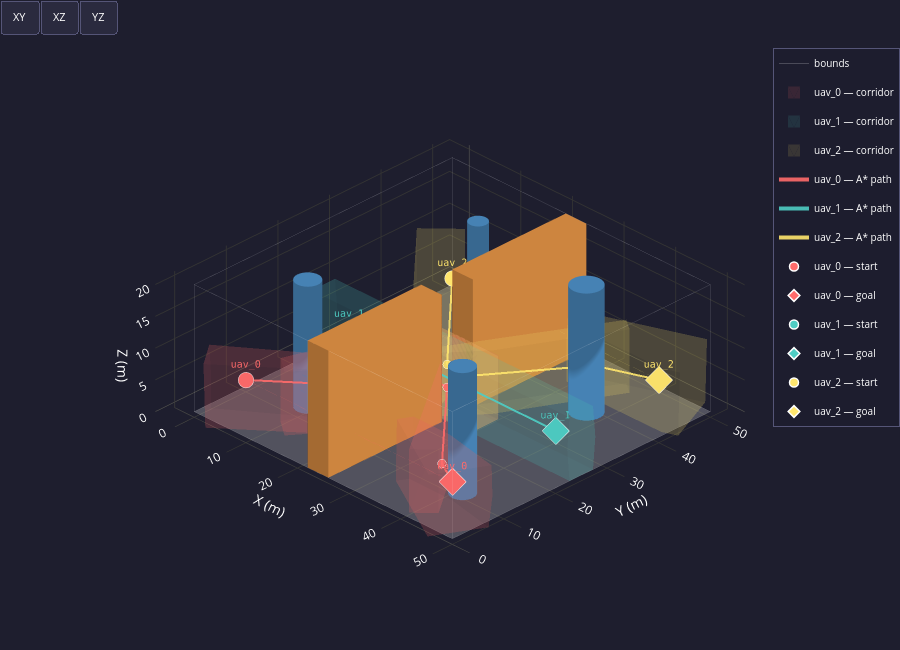

The cell this chart's notebook holds for it:
### Code cell
# ── Cell 3 — Safe Corridor Extraction ────────────────────────────────────────
from safe_corridor import extract_corridors, CorridorResult
import logging
logging.getLogger("safe_corridor").setLevel(logging.WARNING)

BOX_HE = planner_cfg.box_half_extents   # loaded from planner.yaml

print(f"Extracting safe corridors  "
      f"(seed box: {BOX_HE[0]} × {BOX_HE[1]} × {BOX_HE[2]} m)")

try:
    corridors = extract_corridors(env, paths, box_half_extents=BOX_HE)
    for cr in corridors:
        n     = len(cr.A_list)
        avg_c = (sum(cr.A_list[i].shape[0] for i in range(n)) / n) if n else 0
        print(f"  ✓  {cr.uav_id:<10}  {n} corridor{'s' if n != 1 else ' '}  "
              f"({avg_c:.0f} constraints/corridor avg)")
except RuntimeError as exc:
    print(f"  ✗  FAILED — {exc}")
    raise

# ── Visualisation — environment + paths + safe corridors ─────────────────────
plot_environment_3d(env, fleet=fleet, paths=paths, corridors=corridors)

### Figure 1 — Plotly figure (JSON) as saved in the notebook; plotly's stock layout.template omitted (floating-point values rounded to 4 significant figures; data arrays with more than 128 entries replaced by an {"elided": "..."} marker saying what was removed)
{"data": [{"color": "#EFEFEF", "flatshading": true, "hoverinfo": "skip", "i": [0, 0], "j": [1, 2], "k": [2, 3], "name": "floor", "opacity": 0.25, "showscale": false, "type": "mesh3d", "x": [0, 50, 50, 0], "y": [0, 0, 50, 50], "z": [0, 0, 0, 0]}, {"hoverinfo": "skip", "line": {"color": "white", "width": 1}, "mode": "lines", "name": "bounds", "opacity": 0.2, "type": "scatter3d", "x": [0, 50, null, 50, 50, null, 50, 0, null, 0, 0, null, 0, 50, null, 50, 50, null, 50, 0, null, 0, 0, null, 0, 0, null, 50, 50, null, 50, 50, null, 0, 0, null], "y": [0, 0, null, 0, 50, null, 50, 50, null, 50, 0, null, 0, 0, null, 0, 50, null, 50, 50, null, 50, 0, null, 0, 0, null, 0, 0, null, 50, 50, null, 50, 50, null], "z": [0, 0, null, 0, 0, null, 0, 0, null, 0, 0, null, 20, 20, null, 20, 20, null, 20, 20, null, 20, 20, null, 0, 20, null, 0, 20, null, 0, 20, null, 0, 20, null]}, {"color": "#4682B4", "flatshading": false, "hoverinfo": "skip", "i": {"elided": "160 int values"}, "j": {"elided": "160 int values"}, "k": {"elided": "160 int values"}, "name": "cyl_0", "opacity": 1, "showscale": false, "type": "mesh3d", "x": [12.0, 11.98, 11.9, 11.78, 11.62, 11.41, 11.18, 10.91, 10.62, 10.31, 10.0, 9.687, 9.382, 9.092, 8.824, 8.586, 8.382, 8.218, 8.098, 8.025, 8.0, 8.025, 8.098, 8.218, 8.382, 8.586, 8.824, 9.092, 9.382, 9.687, 10.0, 10.31, 10.62, 10.91, 11.18, 11.41, 11.62, 11.78, 11.9, 11.98, 12.0, 11.98, 11.9, 11.78, 11.62, 11.41, 11.18, 10.91, 10.62, 10.31, 10.0, 9.687, 9.382, 9.092, 8.824, 8.586, 8.382, 8.218, 8.098, 8.025, 8.0, 8.025, 8.098, 8.218, 8.382, 8.586, 8.824, 9.092, 9.382, 9.687, 10.0, 10.31, 10.62, 10.91, 11.18, 11.41, 11.62, 11.78, 11.9, 11.98, 10.0, 10.0], "y": [12.0, 12.31, 12.62, 12.91, 13.18, 13.41, 13.62, 13.78, 13.9, 13.98, 14.0, 13.98, 13.9, 13.78, 13.62, 13.41, 13.18, 12.91, 12.62, 12.31, 12.0, 11.69, 11.38, 11.09, 10.82, 10.59, 10.38, 10.22, 10.1, 10.02, 10.0, 10.02, 10.1, 10.22, 10.38, 10.59, 10.82, 11.09, 11.38, 11.69, 12.0, 12.31, 12.62, 12.91, 13.18, 13.41, 13.62, 13.78, 13.9, 13.98, 14.0, 13.98, 13.9, 13.78, 13.62, 13.41, 13.18, 12.91, 12.62, 12.31, 12.0, 11.69, 11.38, 11.09, 10.82, 10.59, 10.38, 10.22, 10.1, 10.02, 10.0, 10.02, 10.1, 10.22, 10.38, 10.59, 10.82, 11.09, 11.38, 11.69, 12.0, 12.0], "z": [0.0, 0.0, 0.0, 0.0, 0.0, 0.0, 0.0, 0.0, 0.0, 0.0, 0.0, 0.0, 0.0, 0.0, 0.0, 0.0, 0.0, 0.0, 0.0, 0.0, 0.0, 0.0, 0.0, 0.0, 0.0, 0.0, 0.0, 0.0, 0.0, 0.0, 0.0, 0.0, 0.0, 0.0, 0.0, 0.0, 0.0, 0.0, 0.0, 0.0, 20.0, 20.0, 20.0, 20.0, 20.0, 20.0, 20.0, 20.0, 20.0, 20.0, 20.0, 20.0, 20.0, 20.0, 20.0, 20.0, 20.0, 20.0, 20.0, 20.0, 20.0, 20.0, 20.0, 20.0, 20.0, 20.0, 20.0, 20.0, 20.0, 20.0, 20.0, 20.0, 20.0, 20.0, 20.0, 20.0, 20.0, 20.0, 20.0, 20.0, 0.0, 20.0]}, {"color": "#4682B4", "flatshading": false, "hoverinfo": "skip", "i": {"elided": "160 int values"}, "j": {"elided": "160 int values"}, "k": {"elided": "160 int values"}, "name": "cyl_1", "opacity": 1, "showscale": false, "type": "mesh3d", "x": [40.5, 40.47, 40.38, 40.23, 40.02, 39.77, 39.47, 39.13, 38.77, 38.39, 38.0, 37.61, 37.23, 36.87, 36.53, 36.23, 35.98, 35.77, 35.62, 35.53, 35.5, 35.53, 35.62, 35.77, 35.98, 36.23, 36.53, 36.87, 37.23, 37.61, 38.0, 38.39, 38.77, 39.13, 39.47, 39.77, 40.02, 40.23, 40.38, 40.47, 40.5, 40.47, 40.38, 40.23, 40.02, 39.77, 39.47, 39.13, 38.77, 38.39, 38.0, 37.61, 37.23, 36.87, 36.53, 36.23, 35.98, 35.77, 35.62, 35.53, 35.5, 35.53, 35.62, 35.77, 35.98, 36.23, 36.53, 36.87, 37.23, 37.61, 38.0, 38.39, 38.77, 39.13, 39.47, 39.77, 40.02, 40.23, 40.38, 40.47, 38.0, 38.0], "y": [38.0, 38.39, 38.77, 39.13, 39.47, 39.77, 40.02, 40.23, 40.38, 40.47, 40.5, 40.47, 40.38, 40.23, 40.02, 39.77, 39.47, 39.13, 38.77, 38.39, 38.0, 37.61, 37.23, 36.87, 36.53, 36.23, 35.98, 35.77, 35.62, 35.53, 35.5, 35.53, 35.62, 35.77, 35.98, 36.23, 36.53, 36.87, 37.23, 37.61, 38.0, 38.39, 38.77, 39.13, 39.47, 39.77, 40.02, 40.23, 40.38, 40.47, 40.5, 40.47, 40.38, 40.23, 40.02, 39.77, 39.47, 39.13, 38.77, 38.39, 38.0, 37.61, 37.23, 36.87, 36.53, 36.23, 35.98, 35.77, 35.62, 35.53, 35.5, 35.53, 35.62, 35.77, 35.98, 36.23, 36.53, 36.87, 37.23, 37.61, 38.0, 38.0], "z": [0.0, 0.0, 0.0, 0.0, 0.0, 0.0, 0.0, 0.0, 0.0, 0.0, 0.0, 0.0, 0.0, 0.0, 0.0, 0.0, 0.0, 0.0, 0.0, 0.0, 0.0, 0.0, 0.0, 0.0, 0.0, 0.0, 0.0, 0.0, 0.0, 0.0, 0.0, 0.0, 0.0, 0.0, 0.0, 0.0, 0.0, 0.0, 0.0, 0.0, 20.0, 20.0, 20.0, 20.0, 20.0, 20.0, 20.0, 20.0, 20.0, 20.0, 20.0, 20.0, 20.0, 20.0, 20.0, 20.0, 20.0, 20.0, 20.0, 20.0, 20.0, 20.0, 20.0, 20.0, 20.0, 20.0, 20.0, 20.0, 20.0, 20.0, 20.0, 20.0, 20.0, 20.0, 20.0, 20.0, 20.0, 20.0, 20.0, 20.0, 0.0, 20.0]}, {"color": "#4682B4", "flatshading": false, "hoverinfo": "skip", "i": {"elided": "160 int values"}, "j": {"elided": "160 int values"}, "k": {"elided": "160 int values"}, "name": "cyl_2", "opacity": 1, "showscale": false, "type": "mesh3d", "x": [16.5, 16.48, 16.43, 16.34, 16.21, 16.06, 15.88, 15.68, 15.46, 15.23, 15.0, 14.77, 14.54, 14.32, 14.12, 13.94, 13.79, 13.66, 13.57, 13.52, 13.5, 13.52, 13.57, 13.66, 13.79, 13.94, 14.12, 14.32, 14.54, 14.77, 15.0, 15.23, 15.46, 15.68, 15.88, 16.06, 16.21, 16.34, 16.43, 16.48, 16.5, 16.48, 16.43, 16.34, 16.21, 16.06, 15.88, 15.68, 15.46, 15.23, 15.0, 14.77, 14.54, 14.32, 14.12, 13.94, 13.79, 13.66, 13.57, 13.52, 13.5, 13.52, 13.57, 13.66, 13.79, 13.94, 14.12, 14.32, 14.54, 14.77, 15.0, 15.23, 15.46, 15.68, 15.88, 16.06, 16.21, 16.34, 16.43, 16.48, 15.0, 15.0], "y": [40.0, 40.23, 40.46, 40.68, 40.88, 41.06, 41.21, 41.34, 41.43, 41.48, 41.5, 41.48, 41.43, 41.34, 41.21, 41.06, 40.88, 40.68, 40.46, 40.23, 40.0, 39.77, 39.54, 39.32, 39.12, 38.94, 38.79, 38.66, 38.57, 38.52, 38.5, 38.52, 38.57, 38.66, 38.79, 38.94, 39.12, 39.32, 39.54, 39.77, 40.0, 40.23, 40.46, 40.68, 40.88, 41.06, 41.21, 41.34, 41.43, 41.48, 41.5, 41.48, 41.43, 41.34, 41.21, 41.06, 40.88, 40.68, 40.46, 40.23, 40.0, 39.77, 39.54, 39.32, 39.12, 38.94, 38.79, 38.66, 38.57, 38.52, 38.5, 38.52, 38.57, 38.66, 38.79, 38.94, 39.12, 39.32, 39.54, 39.77, 40.0, 40.0], "z": [0.0, 0.0, 0.0, 0.0, 0.0, 0.0, 0.0, 0.0, 0.0, 0.0, 0.0, 0.0, 0.0, 0.0, 0.0, 0.0, 0.0, 0.0, 0.0, 0.0, 0.0, 0.0, 0.0, 0.0, 0.0, 0.0, 0.0, 0.0, 0.0, 0.0, 0.0, 0.0, 0.0, 0.0, 0.0, 0.0, 0.0, 0.0, 0.0, 0.0, 20.0, 20.0, 20.0, 20.0, 20.0, 20.0, 20.0, 20.0, 20.0, 20.0, 20.0, 20.0, 20.0, 20.0, 20.0, 20.0, 20.0, 20.0, 20.0, 20.0, 20.0, 20.0, 20.0, 20.0, 20.0, 20.0, 20.0, 20.0, 20.0, 20.0, 20.0, 20.0, 20.0, 20.0, 20.0, 20.0, 20.0, 20.0, 20.0, 20.0, 0.0, 20.0]}, {"color": "#4682B4", "flatshading": false, "hoverinfo": "skip", "i": {"elided": "160 int values"}, "j": {"elided": "160 int values"}, "k": {"elided": "160 int values"}, "name": "cyl_3", "opacity": 1, "showscale": false, "type": "mesh3d", "x": [44.0, 43.98, 43.9, 43.78, 43.62, 43.41, 43.18, 42.91, 42.62, 42.31, 42.0, 41.69, 41.38, 41.09, 40.82, 40.59, 40.38, 40.22, 40.1, 40.02, 40.0, 40.02, 40.1, 40.22, 40.38, 40.59, 40.82, 41.09, 41.38, 41.69, 42.0, 42.31, 42.62, 42.91, 43.18, 43.41, 43.62, 43.78, 43.9, 43.98, 44.0, 43.98, 43.9, 43.78, 43.62, 43.41, 43.18, 42.91, 42.62, 42.31, 42.0, 41.69, 41.38, 41.09, 40.82, 40.59, 40.38, 40.22, 40.1, 40.02, 40.0, 40.02, 40.1, 40.22, 40.38, 40.59, 40.82, 41.09, 41.38, 41.69, 42.0, 42.31, 42.62, 42.91, 43.18, 43.41, 43.62, 43.78, 43.9, 43.98, 42.0, 42.0], "y": [10.0, 10.31, 10.62, 10.91, 11.18, 11.41, 11.62, 11.78, 11.9, 11.98, 12.0, 11.98, 11.9, 11.78, 11.62, 11.41, 11.18, 10.91, 10.62, 10.31, 10.0, 9.687, 9.382, 9.092, 8.824, 8.586, 8.382, 8.218, 8.098, 8.025, 8.0, 8.025, 8.098, 8.218, 8.382, 8.586, 8.824, 9.092, 9.382, 9.687, 10.0, 10.31, 10.62, 10.91, 11.18, 11.41, 11.62, 11.78, 11.9, 11.98, 12.0, 11.98, 11.9, 11.78, 11.62, 11.41, 11.18, 10.91, 10.62, 10.31, 10.0, 9.687, 9.382, 9.092, 8.824, 8.586, 8.382, 8.218, 8.098, 8.025, 8.0, 8.025, 8.098, 8.218, 8.382, 8.586, 8.824, 9.092, 9.382, 9.687, 10.0, 10.0], "z": [0.0, 0.0, 0.0, 0.0, 0.0, 0.0, 0.0, 0.0, 0.0, 0.0, 0.0, 0.0, 0.0, 0.0, 0.0, 0.0, 0.0, 0.0, 0.0, 0.0, 0.0, 0.0, 0.0, 0.0, 0.0, 0.0, 0.0, 0.0, 0.0, 0.0, 0.0, 0.0, 0.0, 0.0, 0.0, 0.0, 0.0, 0.0, 0.0, 0.0, 20.0, 20.0, 20.0, 20.0, 20.0, 20.0, 20.0, 20.0, 20.0, 20.0, 20.0, 20.0, 20.0, 20.0, 20.0, 20.0, 20.0, 20.0, 20.0, 20.0, 20.0, 20.0, 20.0, 20.0, 20.0, 20.0, 20.0, 20.0, 20.0, 20.0, 20.0, 20.0, 20.0, 20.0, 20.0, 20.0, 20.0, 20.0, 20.0, 20.0, 0.0, 20.0]}, {"color": "#CD853F", "flatshading": true, "hoverinfo": "skip", "i": [7, 0, 0, 0, 4, 4, 6, 6, 4, 0, 3, 2], "j": [3, 4, 1, 2, 5, 6, 5, 2, 0, 1, 6, 3], "k": [0, 7, 2, 7, 6, 7, 1, 1, 5, 5, 7, 6], "name": "passage_wall_south", "opacity": 1, "showscale": false, "type": "mesh3d", "x": [22, 26, 26, 22, 22, 26, 26, 22], "y": [0, 0, 22, 22, 0, 0, 22, 22], "z": [0, 0, 0, 0, 20, 20, 20, 20]}, {"color": "#CD853F", "flatshading": true, "hoverinfo": "skip", "i": [7, 0, 0, 0, 4, 4, 6, 6, 4, 0, 3, 2], "j": [3, 4, 1, 2, 5, 6, 5, 2, 0, 1, 6, 3], "k": [0, 7, 2, 7, 6, 7, 1, 1, 5, 5, 7, 6], "name": "passage_wall_north", "opacity": 1, "showscale": false, "type": "mesh3d", "x": [22, 26, 26, 22, 22, 26, 26, 22], "y": [28, 28, 50, 50, 28, 28, 50, 50], "z": [0, 0, 0, 0, 20, 20, 20, 20]}, {"color": "#FF6B6B", "flatshading": true, "hoverinfo": "skip", "i": [5, 5, 5, 5, 1, 1, 1, 1, 1, 7, 7, 7, 7, 7, 7, 7], "j": [6, 6, 2, 2, 5, 9, 5, 2, 2, 6, 2, 2, 1, 1, 6, 9], "k": [3, 8, 3, 4, 8, 8, 4, 0, 4, 3, 0, 3, 9, 0, 8, 8], "legendgroup": "uav_0_corridor", "name": "uav_0 — corridor", "opacity": 0.12, "showlegend": true, "showscale": false, "type": "mesh3d", "x": [0.237, 16.8, 0.6112, 3.861, 17.13, 19.64, 4.069, 0.7868, 19.85, 17.43], "y": [3.058, 13.68, 2.309, -2.071, 13.01, 9.636, -1.917, 2.507, 9.79, 13.05], "z": [4.256, 5.4, 9.869, 9.869, 10.38, 10.38, -0.1278, -0.1278, 0.3812, 0.3812]}, {"color": "#FF6B6B", "flatshading": true, "hoverinfo": "skip", "i": [4, 4, 4, 7, 7, 7, 7, 12, 12, 12, 12, 11, 11, 11, 11, 14, 14, 14, 8, 8, 8, 8, 6, 6, 6, 6, 6, 6, 6, 6], "j": [15, 3, 3, 3, 0, 16, 0, 4, 9, 4, 9, 4, 4, 3, 0, 15, 16, 12, 0, 11, 9, 11, 9, 8, 7, 8, 12, 14, 7, 14], "k": [13, 5, 15, 15, 1, 15, 3, 13, 2, 10, 10, 5, 10, 5, 3, 13, 15, 13, 1, 0, 10, 10, 2, 1, 1, 9, 2, 12, 16, 16], "legendgroup": "uav_0_corridor", "name": "uav_0 — corridor", "opacity": 0.12, "showlegend": false, "showscale": false, "type": "mesh3d", "x": [15.5, 23.33, 23.59, 10.56, 10.64, 10.56, 23.59, 23.49, 23.33, 23.36, 15.62, 15.5, 17.81, 13.75, 17.81, 13.75, 17.61], "y": [21.06, 27.82, 27.62, 6.145, 6.084, 6.145, 27.62, 27.69, 27.82, 27.79, 21.11, 21.06, 9.163, 3.75, 9.163, 3.75, 8.894], "z": [0.25, 0.25, 10.25, 0.25, 10.25, 5.75, 4.75, 0.25, 5.75, 10.25, 10.25, 5.75, 10.25, 10.25, 4.75, 0.25, 0.25]}, {"color": "#FF6B6B", "flatshading": true, "hoverinfo": "skip", "i": [9, 9, 10, 10, 2, 2, 2, 2, 7, 7, 7, 7, 15, 15, 15, 15, 15, 12, 12, 12, 12, 12, 12, 18, 18, 18, 18, 18, 18, 20, 20, 20, 20, 20, 20, 20, 20, 20], "j": [4, 11, 9, 9, 10, 10, 1, 11, 8, 16, 10, 10, 4, 1, 5, 5, 1, 1, 2, 2, 7, 15, 15, 5, 9, 8, 9, 5, 19, 15, 15, 19, 7, 12, 12, 16, 18, 18], "k": [3, 4, 8, 11, 0, 11, 4, 4, 17, 17, 0, 8, 3, 4, 3, 6, 14, 14, 0, 1, 0, 14, 13, 3, 3, 17, 8, 6, 6, 6, 13, 6, 16, 13, 7, 17, 17, 19], "legendgroup": "uav_0_corridor", "name": "uav_0 — corridor", "opacity": 0.12, "showlegend": false, "showscale": false, "type": "mesh3d", "x": [16.75, 16.75, 16.75, 31.25, 24, 31.25, 24.25, 16.75, 31.25, 31.25, 24, 24, 16.75, 23.75, 16.75, 23.75, 24.0, 31.25, 31.25, 24.25, 24.0], "y": [22.42, 22.65, 22.42, 22.65, 22.47, 27.73, 27.75, 27.71, 22.42, 22.42, 22.24, 22.24, 27.73, 27.75, 27.73, 27.75, 27.73, 27.71, 27.73, 27.75, 27.75], "z": [10.25, 0.25, 4.75, 0.25, 0.25, 0.25, 0.25, 10.25, 10.25, 4.75, 10.25, 4.75, 5.75, 5.75, 0.25, 0.25, 10.25, 10.25, 5.75, 5.75, 5.875]}, {"color": "#FF6B6B", "flatshading": true, "hoverinfo": "skip", "i": [5, 5, 3, 3, 3, 3, 7, 7, 7, 9, 9, 9, 9, 9, 9, 9], "j": [0, 1, 0, 1, 6, 6, 0, 0, 6, 5, 3, 3, 6, 7, 5, 7], "k": [4, 0, 2, 0, 2, 8, 2, 4, 2, 1, 1, 8, 8, 6, 4, 4], "legendgroup": "uav_0_corridor", "name": "uav_0 — corridor", "opacity": 0.12, "showlegend": false, "showscale": false, "type": "mesh3d", "x": [41.0, 41.0, 43.94, 43.94, 22.93, 22.93, 30.11, 24.51, 30.11, 24.51], "y": [0.6402, 0.6402, 3.391, 3.391, 26.49, 26.49, 22.72, 27.97, 22.72, 27.97], "z": [0.25, 10.25, 0.25, 10.25, 0.25, 10.25, 0.25, 0.25, 10.25, 10.25]}, {"color": "#FF6B6B", "flatshading": true, "hoverinfo": "skip", "i": [5, 5, 1, 1, 1, 7, 7, 7, 11, 11, 11, 11, 11, 6, 6, 6, 13, 13, 13, 13, 13, 13, 13, 13], "j": [2, 2, 5, 9, 9, 2, 4, 8, 5, 4, 9, 7, 7, 2, 8, 1, 9, 11, 11, 7, 7, 6, 1, 6], "k": [4, 3, 3, 5, 10, 4, 0, 2, 4, 0, 5, 0, 12, 3, 2, 3, 10, 12, 9, 8, 12, 8, 10, 1], "legendgroup": "uav_0_corridor", "name": "uav_0 — corridor", "opacity": 0.12, "showlegend": false, "showscale": false, "type": "mesh3d", "x": [51.52, 34.68, 46.84, 33.77, 47.3, 34.23, 42.48, 51.39, 50.94, 35.34, 35.19, 42.18, 42.13, 42.1], "y": [6.096, 7.007, -1.634, 5.289, -1.877, 5.046, 7.384, 6.4, 6.106, 7.148, 7.449, 7.481, 7.784, 7.785], "z": [9.734, 0.5163, -0.2528, 0.5163, 9.734, 10.5, 0.167, 4.712, -0.2528, 10.5, 5.23, 10.2, 4.972, 4.934]}, {"color": "#4ECDC4", "flatshading": true, "hoverinfo": "skip", "i": [9, 9, 14, 14, 1, 1, 4, 4, 6, 6, 6, 6, 11, 11, 11, 11, 11, 11, 3, 3, 3, 3, 3, 3, 12, 12, 12, 12, 12, 12, 12, 12], "j": [15, 8, 15, 16, 8, 5, 16, 5, 9, 1, 9, 1, 9, 14, 9, 14, 6, 6, 1, 4, 1, 4, 6, 6, 14, 4, 14, 4, 11, 11, 3, 3], "k": [17, 17, 17, 17, 17, 17, 17, 17, 7, 0, 8, 8, 7, 10, 15, 15, 7, 13, 0, 2, 5, 5, 0, 13, 10, 2, 16, 16, 10, 13, 2, 13], "legendgroup": "uav_1_corridor", "name": "uav_1 — corridor", "opacity": 0.12, "showlegend": true, "showscale": false, "type": "mesh3d", "x": [50, 50, 3.553e-15, 25.0, -3.553e-15, 25.0, 50, 50, 50, 50, -7.105e-15, 25.0, -3.553e-15, 25.0, 3.553e-15, 25.0, 3.553e-15, 25.0], "y": [22.72, 27.28, 22.72, 22.68, 27.28, 27.32, 22.27, 22.72, 27.73, 27.28, 22.72, 22.68, 22.27, 22.23, 27.28, 27.32, 27.73, 27.77], "z": [0, 0, 8.882e-16, 1.776e-15, -8.882e-16, -8.882e-16, 5, 10, 5, 10, 10, 10, 5, 5, 10, 10, 5, 5]}, {"color": "#FFE66D", "flatshading": true, "hoverinfo": "skip", "i": [0, 0, 2, 2, 16, 16, 16, 5, 5, 5, 5, 5, 5, 5, 14, 14, 7, 7, 7, 7, 7, 7, 7, 7, 7, 7, 7, 18, 18, 18, 18, 18, 18, 18, 18, 18], "j": [3, 3, 6, 11, 3, 15, 3, 15, 0, 17, 2, 17, 6, 8, 16, 16, 3, 3, 14, 14, 11, 8, 12, 12, 0, 5, 5, 16, 17, 16, 14, 14, 12, 2, 17, 12], "k": [4, 1, 9, 9, 4, 4, 13, 4, 4, 15, 6, 2, 9, 9, 13, 19, 13, 1, 13, 10, 9, 9, 11, 10, 1, 8, 0, 15, 15, 19, 10, 19, 10, 11, 2, 11], "legendgroup": "uav_2_corridor", "name": "uav_2 — corridor", "opacity": 0.12, "showlegend": true, "showscale": false, "type": "mesh3d", "x": [13.32, 12.44, 20.41, -2.033, -2.103, 23.56, 23.7, 23.63, 23.76, 23.77, 20.45, 20.53, 20.52, 2.734, 13.63, 2.675, 2.726, 13.6, 13.62, 13.62], "y": [28.9, 29.83, 31.97, 45.17, 45.24, 22.16, 22.29, 22.47, 22.25, 22.29, 31.91, 31.88, 31.88, 49.67, 38.83, 49.75, 49.72, 38.88, 38.88, 38.89], "z": [10.18, 0.165, 10.21, -0.05095, 9.949, 10.3, 10.3, 0.2985, 4.049, 5.66, 0.2059, 4.598, 4.37, -0.05095, 0.1064, 9.949, 4.443, 10.11, 4.386, 4.382]}, {"color": "#FFE66D", "flatshading": true, "hoverinfo": "skip", "i": [4, 4, 6, 6, 6, 6, 13, 13, 13, 13, 13, 13, 13, 1, 1, 10, 10, 10, 10, 10, 10, 10, 10, 10], "j": [3, 3, 8, 9, 8, 4, 12, 8, 3, 8, 3, 11, 9, 3, 3, 4, 11, 6, 6, 1, 13, 13, 12, 1], "k": [2, 5, 9, 7, 2, 2, 0, 2, 0, 9, 2, 7, 7, 0, 5, 5, 7, 7, 4, 5, 12, 11, 0, 0], "legendgroup": "uav_2_corridor", "name": "uav_2 — corridor", "opacity": 0.12, "showlegend": false, "showscale": false, "type": "mesh3d", "x": [16.75, 16.75, 31.25, 24, 31.25, 24, 31.25, 24.25, 31.25, 24.25, 16.75, 23.75, 16.75, 23.75], "y": [27.57, 27.57, 27.57, 27.76, 27.57, 27.76, 22.27, 22.25, 22.27, 22.25, 22.27, 22.25, 22.27, 22.25], "z": [0.25, 10.25, 0.25, 0.25, 10.25, 10.25, 10.25, 10.25, 0.25, 0.25, 10.25, 10.25, 0.25, 0.25]}, {"color": "#FFE66D", "flatshading": true, "hoverinfo": "skip", "i": [9, 9, 8, 8, 4, 4, 4, 4, 13, 13, 13, 13, 13, 12, 12, 6, 6, 3, 3, 3, 3, 3, 3, 3, 3, 3], "j": [1, 1, 9, 9, 8, 1, 1, 8, 10, 8, 8, 4, 4, 13, 13, 4, 4, 9, 9, 10, 12, 1, 1, 6, 12, 6], "k": [7, 0, 7, 10, 2, 7, 5, 7, 11, 2, 10, 2, 14, 11, 14, 5, 14, 0, 10, 11, 11, 5, 0, 5, 14, 14], "legendgroup": "uav_2_corridor", "name": "uav_2 — corridor", "opacity": 0.12, "showlegend": false, "showscale": false, "type": "mesh3d", "x": [23.45, 36.56, 38.8, 24.7, 38.8, 38.76, 29.62, 36.56, 36.59, 23.45, 23.48, 24.71, 24.71, 29.73, 29.73], "y": [23.11, 47.18, 45.57, 22.21, 45.57, 45.6, 28.13, 47.18, 47.15, 23.11, 23.09, 22.2, 22.2, 28.24, 28.24], "z": [0.25, 0.25, 10.25, 0.25, 4.75, 0.25, 0.25, 5.75, 10.25, 5.75, 10.25, 10.25, 4.75, 10.25, 4.75]}, {"color": "#FFE66D", "flatshading": true, "hoverinfo": "skip", "i": [1, 1, 7, 7, 12, 12, 12, 10, 10, 10, 10, 3, 3, 3, 13, 13, 13, 13, 15, 15, 14, 14, 14, 14, 14, 14, 14, 14], "j": [4, 6, 4, 4, 7, 7, 0, 1, 4, 0, 0, 1, 10, 10, 6, 7, 7, 3, 0, 12, 12, 13, 15, 10, 10, 15, 3, 13], "k": [6, 2, 6, 5, 5, 11, 5, 4, 5, 5, 8, 2, 1, 9, 2, 6, 11, 2, 8, 0, 11, 11, 12, 8, 9, 8, 9, 3], "legendgroup": "uav_2_corridor", "name": "uav_2 — corridor", "opacity": 0.12, "showlegend": false, "showscale": false, "type": "mesh3d", "x": [30.53, 51.44, 51.68, 49.28, 47.5, 29.57, 47.75, 29.81, 37.83, 48.74, 49.16, 30.86, 30.8, 37.43, 37.41, 37.37], "y": [41.56, 42.32, 42.42, 41.39, 51.51, 43.83, 51.62, 43.93, 40.92, 41.16, 41.34, 41.47, 41.29, 40.92, 40.73, 40.73], "z": [0.383, -0.1295, 9.867, 9.936, -0.1295, 0.383, 9.867, 10.38, 0.2135, 4.327, -0.06438, 10.38, 5.466, 10.23, 5.019, 4.956]}, {"hovertemplate": "<b>uav_0 — A* path</b><br>x=%{x:.1f}  y=%{y:.1f}  z=%{z:.1f}<extra></extra>", "legendgroup": "uav_0_path", "line": {"color": "#FF6B6B", "width": 4}, "mode": "lines", "name": "uav_0 — A* path", "opacity": 0.9, "showlegend": true, "type": "scatter3d", "x": [5, 12.75, 21.75, 26.25, 40.75, 45], "y": [5, 10.75, 22.75, 22.75, 7.25, 5], "z": [5, 5.25, 5.25, 5.25, 5.25, 5]}, {"hoverinfo": "skip", "legendgroup": "uav_0_path", "marker": {"color": "#FF6B6B", "line": {"color": "white", "width": 1}, "size": 5}, "mode": "markers", "opacity": 0.8, "showlegend": false, "type": "scatter3d", "x": [12.75, 21.75, 26.25, 40.75], "y": [10.75, 22.75, 22.75, 7.25], "z": [5.25, 5.25, 5.25, 5.25]}, {"hovertemplate": "<b>uav_1 — A* path</b><br>x=%{x:.1f}  y=%{y:.1f}  z=%{z:.1f}<extra></extra>", "legendgroup": "uav_1_path", "line": {"color": "#4ECDC4", "width": 4}, "mode": "lines", "name": "uav_1 — A* path", "opacity": 0.9, "showlegend": true, "type": "scatter3d", "x": [5, 45], "y": [25, 25], "z": [5, 5]}, {"hovertemplate": "<b>uav_2 — A* path</b><br>x=%{x:.1f}  y=%{y:.1f}  z=%{z:.1f}<extra></extra>", "legendgroup": "uav_2_path", "line": {"color": "#FFE66D", "width": 4}, "mode": "lines", "name": "uav_2 — A* path", "opacity": 0.9, "showlegend": true, "type": "scatter3d", "x": [5, 21.75, 26.25, 36.25, 45], "y": [45, 27.25, 27.25, 41.25, 45], "z": [5, 5.25, 5.25, 5.25, 5]}, {"hoverinfo": "skip", "legendgroup": "uav_2_path", "marker": {"color": "#FFE66D", "line": {"color": "white", "width": 1}, "size": 5}, "mode": "markers", "opacity": 0.8, "showlegend": false, "type": "scatter3d", "x": [21.75, 26.25, 36.25], "y": [27.25, 27.25, 41.25], "z": [5.25, 5.25, 5.25]}, {"hovertemplate": "<b>uav_0 — start</b><br>x=5.0  y=5.0  z=5.0<extra></extra>", "legendgroup": "uav_0_start", "marker": {"color": "#FF6B6B", "line": {"color": "white", "width": 1.5}, "size": 9, "symbol": "circle"}, "mode": "markers+text", "name": "uav_0 — start", "showlegend": true, "text": ["uav_0"], "textfont": {"color": "#FF6B6B", "family": "monospace", "size": 10}, "textposition": "top center", "type": "scatter3d", "x": [5], "y": [5], "z": [5]}, {"hovertemplate": "<b>uav_0 — goal</b><br>x=45.0  y=5.0  z=5.0<extra></extra>", "legendgroup": "uav_0_goal", "marker": {"color": "#FF6B6B", "line": {"color": "white", "width": 1.5}, "size": 9, "symbol": "diamond"}, "mode": "markers+text", "name": "uav_0 — goal", "showlegend": true, "text": ["uav_0"], "textfont": {"color": "#FF6B6B", "family": "monospace", "size": 10}, "textposition": "top center", "type": "scatter3d", "x": [45], "y": [5], "z": [5]}, {"hoverinfo": "skip", "legendgroup": "uav_0_start", "line": {"color": "#FF6B6B", "dash": "dot", "width": 1.5}, "mode": "lines", "opacity": 0.35, "showlegend": false, "type": "scatter3d", "x": [5, 45], "y": [5, 5], "z": [5, 5]}, {"hovertemplate": "<b>uav_1 — start</b><br>x=5.0  y=25.0  z=5.0<extra></extra>", "legendgroup": "uav_1_start", "marker": {"color": "#4ECDC4", "line": {"color": "white", "width": 1.5}, "size": 9, "symbol": "circle"}, "mode": "markers+text", "name": "uav_1 — start", "showlegend": true, "text": ["uav_1"], "textfont": {"color": "#4ECDC4", "family": "monospace", "size": 10}, "textposition": "top center", "type": "scatter3d", "x": [5], "y": [25], "z": [5]}, {"hovertemplate": "<b>uav_1 — goal</b><br>x=45.0  y=25.0  z=5.0<extra></extra>", "legendgroup": "uav_1_goal", "marker": {"color": "#4ECDC4", "line": {"color": "white", "width": 1.5}, "size": 9, "symbol": "diamond"}, "mode": "markers+text", "name": "uav_1 — goal", "showlegend": true, "text": ["uav_1"], "textfont": {"color": "#4ECDC4", "family": "monospace", "size": 10}, "textposition": "top center", "type": "scatter3d", "x": [45], "y": [25], "z": [5]}, {"hoverinfo": "skip", "legendgroup": "uav_1_start", "line": {"color": "#4ECDC4", "dash": "dot", "width": 1.5}, "mode": "lines", "opacity": 0.35, "showlegend": false, "type": "scatter3d", "x": [5, 45], "y": [25, 25], "z": [5, 5]}, {"hovertemplate": "<b>uav_2 — start</b><br>x=5.0  y=45.0  z=5.0<extra></extra>", "legendgroup": "uav_2_start", "marker": {"color": "#FFE66D", "line": {"color": "white", "width": 1.5}, "size": 9, "symbol": "circle"}, "mode": "markers+text", "name": "uav_2 — start", "showlegend": true, "text": ["uav_2"], "textfont": {"color": "#FFE66D", "family": "monospace", "size": 10}, "textposition": "top center", "type": "scatter3d", "x": [5], "y": [45], "z": [5]}, {"hovertemplate": "<b>uav_2 — goal</b><br>x=45.0  y=45.0  z=5.0<extra></extra>", "legendgroup": "uav_2_goal", "marker": {"color": "#FFE66D", "line": {"color": "white", "width": 1.5}, "size": 9, "symbol": "diamond"}, "mode": "markers+text", "name": "uav_2 — goal", "showlegend": true, "text": ["uav_2"], "textfont": {"color": "#FFE66D", "family": "monospace", "size": 10}, "textposition": "top center", "type": "scatter3d", "x": [45], "y": [45], "z": [5]}, {"hoverinfo": "skip", "legendgroup": "uav_2_start", "line": {"color": "#FFE66D", "dash": "dot", "width": 1.5}, "mode": "lines", "opacity": 0.35, "showlegend": false, "type": "scatter3d", "x": [5, 45], "y": [45, 45], "z": [5, 5]}], "layout": {"height": 650, "legend": {"bgcolor": "rgba(30,30,46,0.85)", "bordercolor": "#555577", "borderwidth": 1, "font": {"color": "white", "size": 10}, "x": 1, "xanchor": "right", "y": 1, "yanchor": "top"}, "margin": {"b": 0, "l": 0, "r": 0, "t": 40}, "paper_bgcolor": "#1E1E2E", "scene": {"aspectmode": "data", "bgcolor": "#1E1E2E", "camera": {"eye": {"x": 1.5, "y": -1.5, "z": 1.2}, "projection": {"type": "orthographic"}}, "xaxis": {"color": "white", "gridcolor": "#333333", "showbackground": false, "title": {"text": "X (m)"}, "zerolinecolor": "#555555"}, "yaxis": {"color": "white", "gridcolor": "#333333", "showbackground": false, "title": {"text": "Y (m)"}, "zerolinecolor": "#555555"}, "zaxis": {"color": "white", "gridcolor": "#333333", "showbackground": false, "title": {"text": "Z (m)"}, "zerolinecolor": "#555555"}}, "showlegend": true, "updatemenus": [{"bgcolor": "#2A2A3E", "bordercolor": "#555577", "buttons": [{"args": ["scene.camera", {"center": {"x": 0, "y": 0, "z": 0}, "eye": {"x": 0, "y": 0, "z": 2.5}, "projection": {"type": "orthographic"}, "up": {"x": 0, "y": 1, "z": 0}}], "label": "XY", "method": "relayout"}, {"args": ["scene.camera", {"center": {"x": 0, "y": 0, "z": 0}, "eye": {"x": 0, "y": -2.5, "z": 0}, "projection": {"type": "orthographic"}, "up": {"x": 0, "y": 0, "z": 1}}], "label": "XZ", "method": "relayout"}, {"args": ["scene.camera", {"center": {"x": 0, "y": 0, "z": 0}, "eye": {"x": 2.5, "y": 0, "z": 0}, "projection": {"type": "orthographic"}, "up": {"x": 0, "y": 0, "z": 1}}], "label": "YZ", "method": "relayout"}], "direction": "right", "font": {"color": "white", "size": 11}, "showactive": false, "type": "buttons", "x": 0, "xanchor": "left", "y": 1.08, "yanchor": "top"}], "width": 900}}
